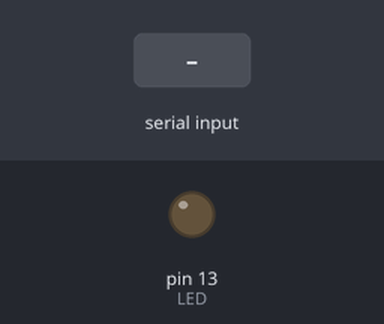
The sketch below on a simulated Arduino Uno, built with avr-gcc and run on an emulated ATmega328P. Parts: output pins drawn as LEDs (lit = HIGH). The inputs (shaded band) are chosen by the test bench.

Above: at 1.2 s.
1.3 s: "1" received over Serial
At 1.7 s:
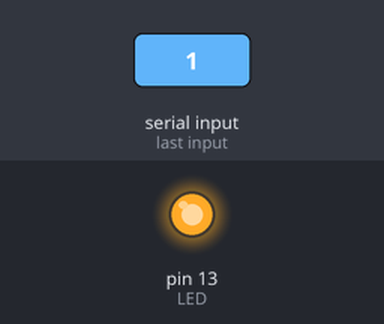
2.8 s: "0" received over Serial
At 4.0 s:
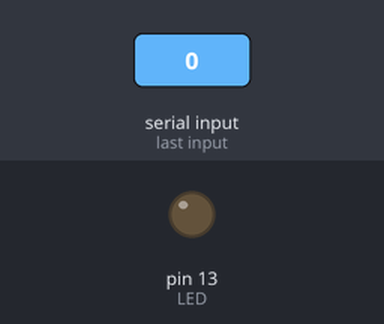
Timing chart, 0 to 5.8 s (numbered marks = the images above; inputs shaded):
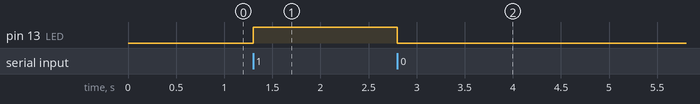

Measured:
- after the input at 1.3 s, pin 13 (LED): LOW → HIGH at once
- after the input at 2.8 s, pin 13 (LED): HIGH → LOW at once

The sketch:

LED_SW.ino
```cpp
#define LED  13
#define SW 7
void setup() {
 Serial.begin(9600);
 pinMode(LED, OUTPUT);
 pinMode(SW, INPUT);
}

void loop() {
  if (Serial.available() > 0) {
    char value=Serial.read();

    if (value=='1') digitalWrite(LED, HIGH);
    if (value=='0') digitalWrite(LED, LOW);
  }


}
```
